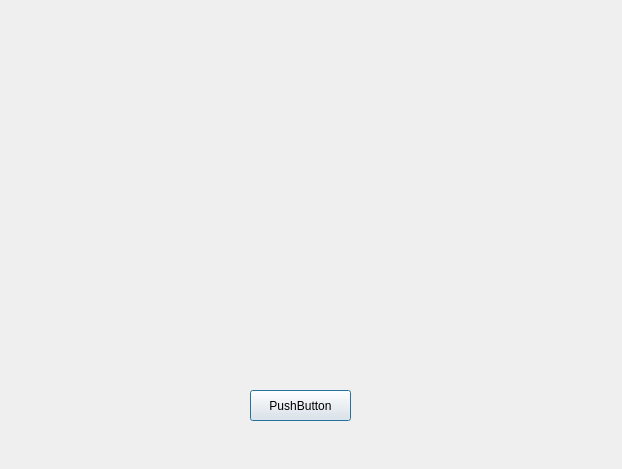
<?xml version="1.0" encoding="UTF-8"?>
<ui version="4.0">
 <class>Dialog</class>
 <widget class="QDialog" name="Dialog">
  <property name="geometry">
   <rect>
    <x>0</x>
    <y>0</y>
    <width>622</width>
    <height>469</height>
   </rect>
  </property>
  <property name="windowTitle">
   <string>Dialog</string>
  </property>
  <widget class="QPushButton" name="pushButton">
   <property name="geometry">
    <rect>
     <x>250</x>
     <y>390</y>
     <width>101</width>
     <height>31</height>
    </rect>
   </property>
   <property name="text">
    <string>PushButton</string>
   </property>
  </widget>
 </widget>
 <resources/>
 <connections/>
 <designerdata>
  <property name="gridDeltaX">
   <number>50</number>
  </property>
  <property name="gridDeltaY">
   <number>10</number>
  </property>
  <property name="gridSnapX">
   <bool>true</bool>
  </property>
  <property name="gridSnapY">
   <bool>true</bool>
  </property>
  <property name="gridVisible">
   <bool>true</bool>
  </property>
 </designerdata>
</ui>
